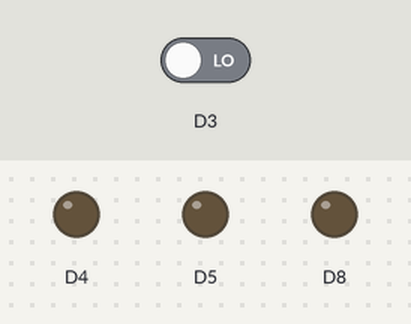
This sketch was run on a simulated ESP8266 (NodeMCU). On the bench: output pins drawn as LEDs (lit = HIGH). Inputs (shaded band) come from the test bench; at power-on: D3 LOW.

Above: at 0.1 s.
At 0.6 s:
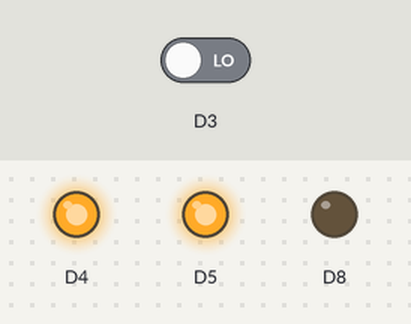
At 20.1 s:
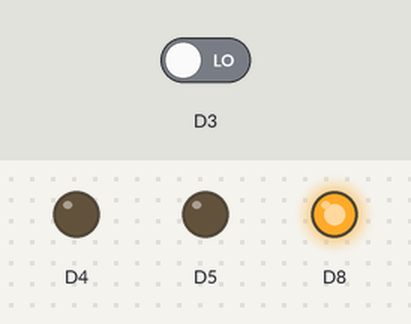
At 39.6 s:
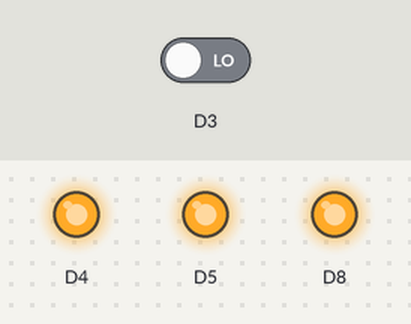
Timing chart, 0 to 40.0 s (numbered marks = the images above):
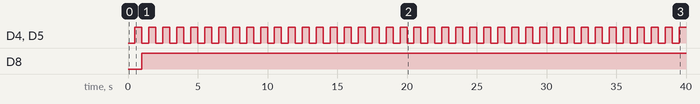

The sketch:

Ejercicio1.ino
```cpp
void setup() {
 pinMode(D8,OUTPUT);
 pinMode(D3, INPUT) ;
 pinMode(D5, OUTPUT) ;
 pinMode(D4,OUTPUT);

}

void loop() {
digitalWrite(D4,LOW);
digitalWrite(D5,LOW);
delay(500);


digitalWrite (D4,HIGH);
digitalWrite (D5,HIGH);
delay(500);

if (digitalRead(D3)==HIGH){
  digitalWrite(D8,LOW);

}
else{digitalWrite(D8,HIGH);
}


}
```

Measured:
- by itself, D4, D5: alternates HIGH for 0.50 s and LOW for 0.50 s
- by itself, D8: LOW → HIGH at 1.0 s
